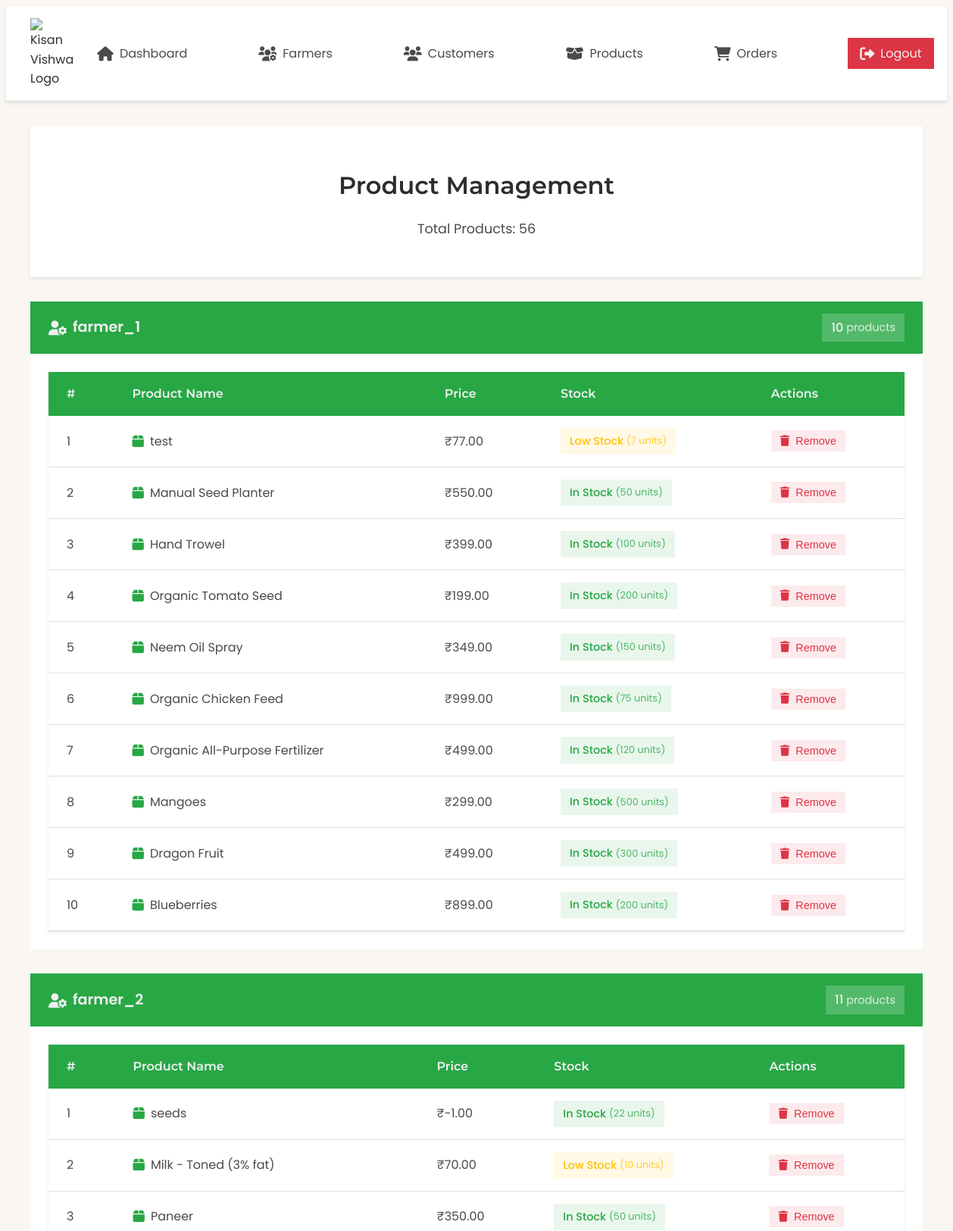
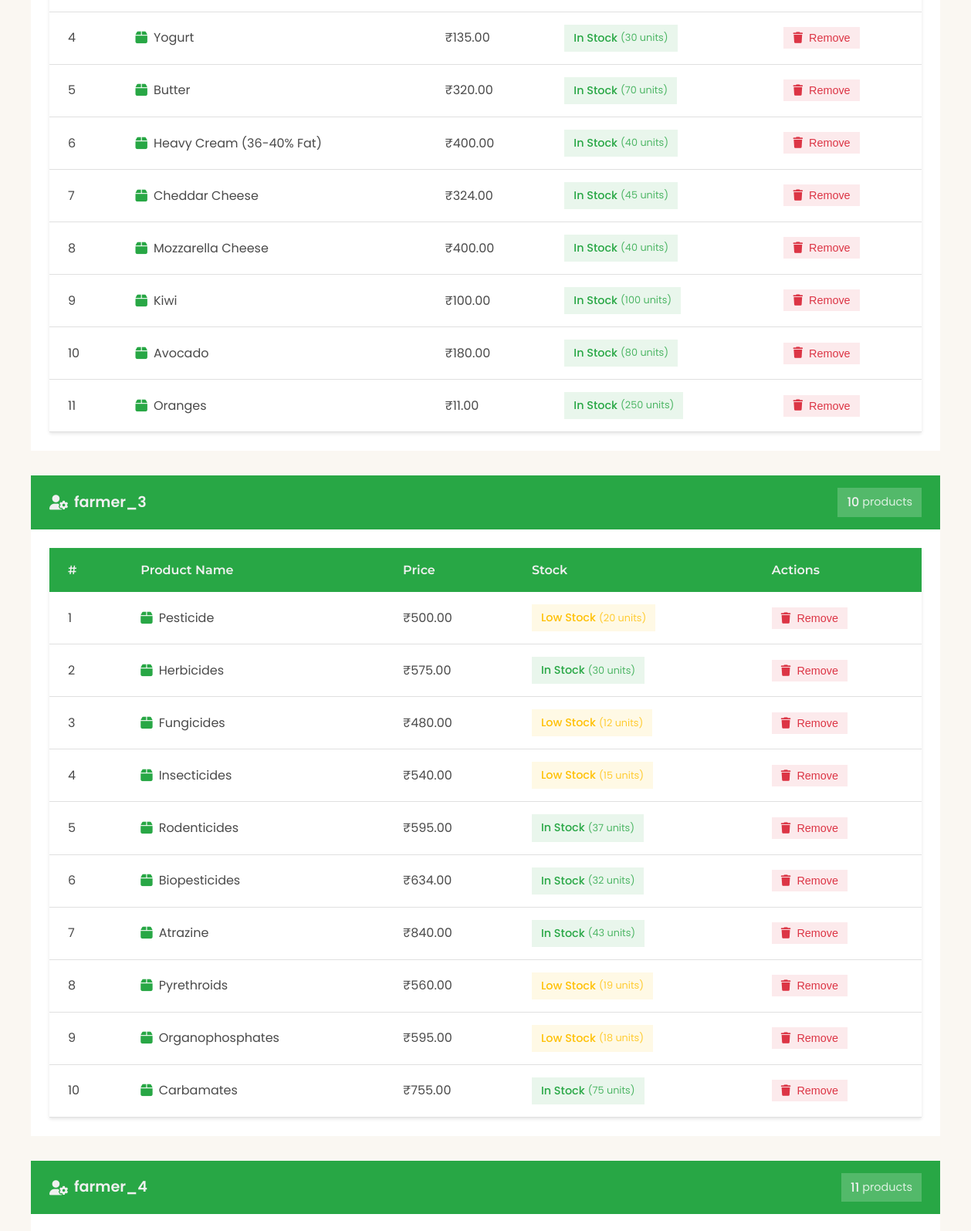
Screenshot of /custom-admin/product_list/ (signed in, upper part) with the database file from the repository (2 pictures, top to bottom).
### auth_app/models.py (models this page shows, shortened)
class FarmerProfile(models.Model):
    user = models.OneToOneField(User, on_delete=models.CASCADE)
    role = models.CharField(max_length=10, default='farmer')

### product_app/models.py (models this page shows, shortened)
class Product(models.Model):
    CATEGORY_CHOICES = [
        ('vegetables', 'Vegetables'),
        ('fruits', 'Fruits'),
        ('grains', 'Grains'),
        ('dairy', 'Dairy'),
        ('tools', 'Tools & Equipment'),
        ('seeds', 'Seeds & Saplings'),
        ('pesticides', 'Pesticides & Fertilizers'),
        ('organic', 'Organic Products'),
        ('livestock', 'Livestock & Feed'),
        ('other', 'Other')
    ]
    name = models.CharField(max_length=200)
    category = models.CharField(max_length=100, choices=CATEGORY_CHOICES, default='other')
    price = models.DecimalField(max_digits=10, decimal_places=2)
    quantity = models.IntegerField()
    description = models.TextField()
    image = models.ImageField(
        upload_to='products/',
        null=True,
        blank=True
    )
    farmer = models.ForeignKey(User, on_delete=models.CASCADE)
    created_at = models.DateTimeField(auto_now_add=True)
    updated_at = models.DateTimeField(auto_now=True)
    is_featured = models.BooleanField(default=False)
    is_deleted = models.BooleanField(default=False)
    @property
    def stock_status(self):
        if self.quantity > 20:
            return "In Stock"
        elif 1 <= self.quantity <= 20:
            return "Low Stock"
        else:
            return "Out of Stock"
    @property
    def stock_status_color(self):
        if self.quantity > 20:
            return "success"  # Green
        elif 1 <= self.quantity <= 20:
            return "warning"  # Orange
        else:
            return "danger"   # Red

### admin_app/views.py (the view, shortened to what this page needs)
# urls.py: path('product_list/', product_list, name='admin_product_list'),  # Products list view
@login_required
@user_passes_test(admin_check)
def product_list(request):
    farmers = FarmerProfile.objects.all()
    farmer_products = {}
    for farmer in farmers:
        products = Product.objects.filter(farmer=farmer.user)
        if products.exists():
            farmer_products[farmer] = products
    context = {
        'farmer_products': farmer_products,
        'total_products': Product.objects.count(),
    }
    return render(request, 'admin_app/product_list.html', context)

### admin_app/views.py (called while the page is built)
def admin_check(user):
    return user.is_superuser

### customer_app/context_processors.py (called while the page is built, shortened)
def wishlist_and_cart_counts(request):
    if request.user.is_authenticated:
        cart_items = CartItem.objects.filter(user=request.user).select_related('product')
        wishlist_items = Wishlist.objects.filter(user=request.user)
        return {
            'cart_items_count': cart_items.count(),
            'cart_total': sum(item.total_price for item in cart_items),
            'wishlist_count': wishlist_items.count(),
            'wishlist_product_ids': set(item.product_id for item in wishlist_items)
        }

def wishlist_status(request):
    if request.user.is_authenticated:
        wishlist_items = Wishlist.objects.filter(user=request.user).select_related('product')
        return {
            'wishlist_product_ids': set(item.product.id for item in wishlist_items),
            'wishlist_products': [item.product for item in wishlist_items]
        }
    return {
        'wishlist_product_ids': set(),
        'wishlist_products': []
    }

def product_categories(request):
    CATEGORY_ICONS = {
        'vegetables': 'fa-carrot',
        'fruits': 'fa-apple-alt',
        'grains': 'fa-wheat',
        'dairy': 'fa-cheese',
        'tools': 'fa-tools',
        'seeds': 'fa-seedling',
        'pesticides': 'fa-spray-can',
        'organic': 'fa-leaf',
        'livestock': 'fa-cow',
        'other': 'fa-box'
    }
    return {
        'PRODUCT_CATEGORIES': Product.CATEGORY_CHOICES,
        'CATEGORY_ICONS': CATEGORY_ICONS
    }

### admin_app/templates/admin_app/product_list.html (shortened to what this page needs)
{% load static %}
<!DOCTYPE html>
<html lang="en">
<head>
    <link rel="stylesheet" href="https://cdnjs.cloudflare.com/ajax/libs/font-awesome/6.0.0/css/all.min.css">
    <link rel="stylesheet" href="{% static 'css/admin.css' %}">
</head>
<body>
    {% include 'NavBar/AdminNavBar.html' %}
    <div class="container">
        <div class="dashboard-header">
            <h1>Product Management</h1>
            <p class="subtitle">Total Products: {{ total_products }}</p>
        </div>
        {% for farmer, products in farmer_products.items %}
        <div class="farmer-section">
            <div class="farmer-header">
                <div class="farmer-info">
                    <i class="fas fa-user-cog"></i>
                    <h2>{{ farmer.user.username }}</h2>
                </div>
                <span class="product-count">
                    {{ products.count }}
                    <span class="product-label">products</span>
                </span>
            </div>
            <div class="table-container">
                <table class="styled-table">
                    <thead>
                        <tr>
                            <th>#</th>
                            <th>Product Name</th>
                            <th>Price</th>
                            <th>Stock</th>
                            <th>Actions</th>
                        </tr>
                    </thead>
                    <tbody>
                        {% for product in products %}
                        <tr>
                            <td>{{ forloop.counter }}</td>
                            <td>
                                <div class="product-info">
                                    <i class="fas fa-box"></i>
                                    <span>{{ product.name }}</span>
                                </div>
                            </td>
                            <td>₹{{ product.price }}</td>
                            <td>
                                <span class="stock-badge stock-{{ product.stock_status_color }}">
                                    {{ product.stock_status }}
                                    <span class="stock-detail">({{ product.quantity }} units)</span>
                                </span>
                            </td>
                            <td>
                                <div class="action-buttons">
                                    <button class="btn-delete"
                                            onclick="confirmDelete('{{ product.id }}', '{{ product.name|escapejs }}')">
                                        <i class="fas fa-trash"></i>
                                        <span>Remove</span>
                                    </button>
                                </div>
                            </td>
                        </tr>
                        {% endfor %}
                    </tbody>
                </table>
            </div>
        </div>
        {% endfor %}
    </div>
</body>
</html>

### rows the page displays
Product: name "test", price "77.00", stock_status "Low Stock", quantity "7"
Product: name "Manual Seed Planter", price "550.00", stock_status "In Stock", quantity "50"
Product: name "Hand Trowel", price "399.00", stock_status "In Stock", quantity "100"
Product: name "Organic Tomato Seed", price "199.00", stock_status "In Stock", quantity "200"
Product: name "Neem Oil Spray", price "349.00", stock_status "In Stock", quantity "150"
Product: name "Organic Chicken Feed", price "999.00", stock_status "In Stock", quantity "75"
Product: name "Organic All-Purpose Fertilizer", price "499.00", stock_status "In Stock", quantity "120"
Product: name "Mangoes", price "299.00", stock_status "In Stock", quantity "500"
Product: name "Dragon Fruit", price "499.00", stock_status "In Stock", quantity "300"
Product: name "Blueberries", price "899.00", stock_status "In Stock", quantity "200"
Product: name "seeds", price "-1.00", stock_status "In Stock", quantity "22"
Product: name "Milk - Toned (3% fat)", price "70.00", stock_status "Low Stock", quantity "10"
Product: name "Paneer", price "350.00", stock_status "In Stock", quantity "50"
Product: name "Yogurt", price "135.00", stock_status "In Stock", quantity "30"
Product: name "Butter", price "320.00", stock_status "In Stock", quantity "70"
Product: name "Heavy Cream (36-40% Fat)", price "400.00", stock_status "In Stock", quantity "40"
Product: name "Cheddar Cheese", price "324.00", stock_status "In Stock", quantity "45"
Product: name "Mozzarella Cheese", price "400.00", stock_status "In Stock", quantity "40"
Product: name "Kiwi", price "100.00", stock_status "In Stock", quantity "100"
Product: name "Avocado", price "180.00", stock_status "In Stock", quantity "80"
Product: name "Oranges", price "11.00", stock_status "In Stock", quantity "250"
Product: name "Pesticide", price "500.00", stock_status "Low Stock", quantity "20"
Product: name "Herbicides", price "575.00", stock_status "In Stock", quantity "30"
Product: name "Fungicides", price "480.00", stock_status "Low Stock", quantity "12"
Product: name "Insecticides", price "540.00", stock_status "Low Stock", quantity "15"
Product: name "Rodenticides", price "595.00", stock_status "In Stock", quantity "37"
Product: name "Biopesticides", price "634.00", stock_status "In Stock", quantity "32"
Product: name "Atrazine", price "840.00", stock_status "In Stock", quantity "43"
Product: name "Pyrethroids", price "560.00", stock_status "Low Stock", quantity "19"
Product: name "Organophosphates", price "595.00", stock_status "Low Stock", quantity "18"
Product: name "Carbamates", price "755.00", stock_status "In Stock", quantity "75"

### other values shown
{{ total_products }} "56"
{{ farmer.user.username }} "farmer_1"
{{ products.count }} "10"
{{ farmer.user.username }} "farmer_2"
{{ products.count }} "11"
{{ farmer.user.username }} "farmer_3"
{{ farmer.user.username }} "farmer_4"
